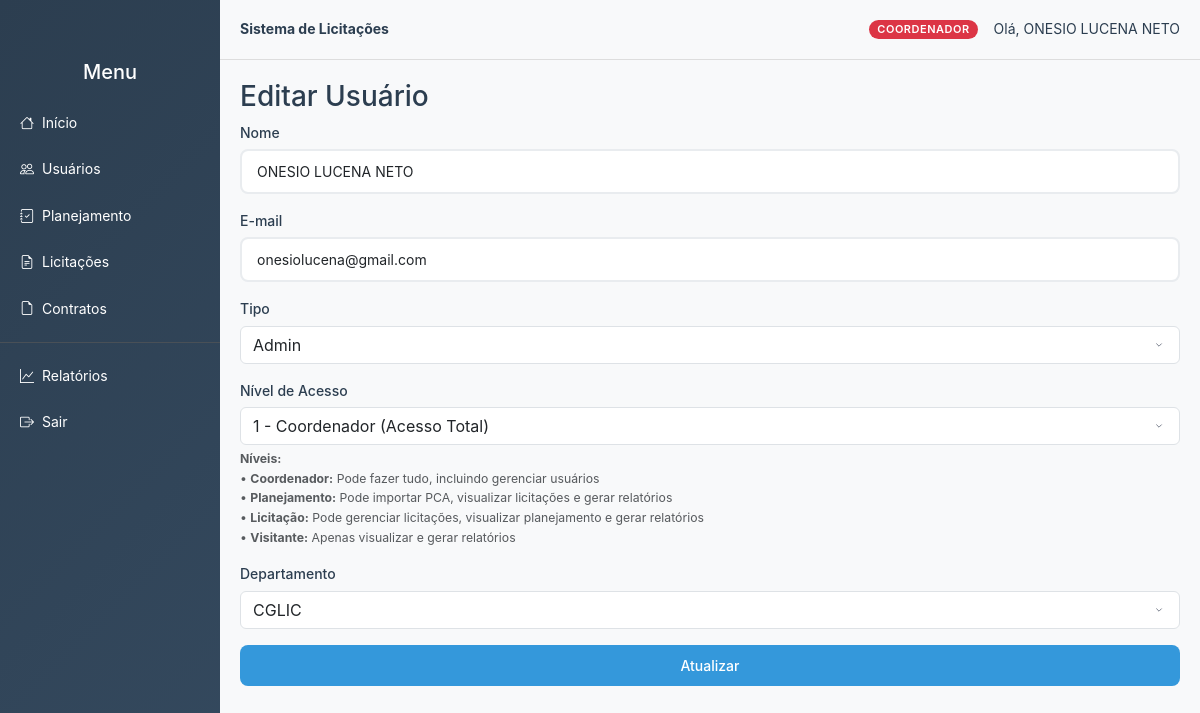
Screenshot of /public/usuarios/edit/2 (signed in) with the database file from the repository.
### tables this page shows
CREATE TABLE `usuarios` (
  `id` int(11) NOT NULL,
  `nome` varchar(255) NOT NULL,
  `email` varchar(255) NOT NULL,
  `senha` varchar(255) NOT NULL,
  `tipo_usuario` enum('admin','operador','visitante') DEFAULT 'visitante',
  `nivel_acesso` int(11) DEFAULT 4,
  `departamento` varchar(100) DEFAULT 'CGLIC',
  `ativo` tinyint(1) DEFAULT 1,
  `ultimo_login` timestamp NULL DEFAULT NULL,
  `criado_em` timestamp NOT NULL DEFAULT current_timestamp(),
  `atualizado_em` timestamp NOT NULL DEFAULT current_timestamp() ON UPDATE current_timestamp(),
  `data_criacao` timestamp NOT NULL DEFAULT current_timestamp()
);

### core/Controller.php (called while the page is built, shortened)
<?php
class Controller {
    protected function model($model) {
        return new $className();
    }
    public function view($view, $data = [], $title = '', $layout = 'template')
{
    extract($data);
    require_once __DIR__ . '/../app/views/_layouts/' . $layout . '.php';
}
}

### config/database.php (called while the page is built)
<?php
class Database {
    public static function connect() {
        $host = 'localhost';
        $db   = 'sistema_licitacao';
        $user = 'root';
        $pass = '';
        $charset = 'utf8mb4';
        $dsn = "mysql:host=$host;dbname=$db;charset=$charset";
        try {
            $pdo = new PDO($dsn, $user, $pass, [
                PDO::ATTR_ERRMODE => PDO::ERRMODE_EXCEPTION
            ]);
            return $pdo;
        } catch (PDOException $e) {
            die("Erro na conexão: " . $e->getMessage());
        }
    }
}

### core/Model.php (called while the page is built, shortened)
<?php
require_once __DIR__ . '/../config/database.php';
class Model {
    public function __construct() {
        $this->db = Database::connect();
    }
}

### app/models/UsuarioModel.php (called while the page is built, shortened)
<?php
class UsuarioModel extends Model
{
    public function buscarPorId(int $id): ?array
    {
        $stmt = $this->db->prepare("SELECT * FROM usuarios WHERE id = :id");
        $stmt->execute([':id' => $id]);
        return $stmt->fetch(PDO::FETCH_ASSOC) ?: null;
    }
}

### app/views/usuarios/edit.php (the view, shortened to what this page needs)
<h3>Editar Usuário</h3>
<?php if (!isset($usuario) || !$usuario): ?>
    <div class="alert alert-danger">Usuário não encontrado.</div>
<?php else: ?>
    <form method="POST" action="<?= BASE_URL ?>usuarios/edit/<?= $usuario['id'] ?>">
        <div class="mb-3">
            <label for="nome" class="form-label">Nome</label>
            <input type="text" class="form-control" id="nome" name="nome"
                value="<?= htmlspecialchars($usuario['nome']) ?>" required>
        </div>
        <div class="mb-3">
            <label for="email" class="form-label">E-mail</label>
            <input type="email" class="form-control" id="email" name="email"
                value="<?= htmlspecialchars($usuario['email']) ?>" required>
        </div>
        <div class="mb-3">
            <label for="tipo_usuario" class="form-label">Tipo</label>
            <select class="form-select" id="tipo_usuario" name="tipo_usuario" required>
                <option value="admin" <?= $usuario['tipo_usuario'] == 'admin' ? 'selected' : '' ?>>Admin</option>
            </select>
        </div>
        <div class="mb-3">
            <label for="nivel_acesso" class="form-label">Nível de Acesso</label>
            <select class="form-select" id="nivel_acesso" name="nivel_acesso" required>
                <option value="1" <?= ($usuario['nivel_acesso'] ?? 4) == 1 ? 'selected' : '' ?>>1 - Coordenador (Acesso Total)</option>
            </select>
            <div class="form-text">
                <strong>Níveis:</strong><br>
                • <strong>Coordenador:</strong> Pode fazer tudo, incluindo gerenciar usuários<br>
                • <strong>Planejamento:</strong> Pode importar PCA, visualizar licitações e gerar relatórios<br>
                • <strong>Licitação:</strong> Pode gerenciar licitações, visualizar planejamento e gerar relatórios<br>
                • <strong>Visitante:</strong> Apenas visualizar e gerar relatórios
            </div>
        </div>
        <div class="mb-3">
            <label for="departamento" class="form-label">Departamento</label>
            <select class="form-select" id="departamento" name="departamento" required>
                <option value="CGLIC" <?= $usuario['departamento'] == 'CGLIC' ? 'selected' : '' ?>>CGLIC</option>
            </select>
        </div>
        <div class="d-grid">
            <button type="submit" class="btn btn-primary">Atualizar</button>
        </div>
    </form>
<?php endif; ?>

### public/css/style.css (style rules this page uses)
:root { --primary-color: #3498db; --primary-dark: #2980b9; --secondary-color: #2c3e50; --success-color: #27ae60; --danger-color: #e74c3c; --warning-color: #f39c12; --info-color: #17a2b8; --light-gray: #f8f9fa; --medium-gray: #6c757d; --dark-gray: #343a40; --white: #ffffff; --shadow: 0 2px 4px rgba(0,0,0,0.1); --shadow-hover: 0 4px 8px rgba(0,0,0,0.15); --border-radius: 8px; --transition: all 0.3s ease; }
* { margin: 0; padding: 0; box-sizing: border-box; }
body { font-family: -apple-system, BlinkMacSystemFont, 'Segoe UI', Roboto, 'Helvetica Neue', Arial, sans-serif; font-size: 14px; line-height: 1.6; color: var(--secondary-color); background-color: var(--light-gray); }
.btn { display: inline-flex; align-items: center; justify-content: center; padding: 10px 20px; border: none; border-radius: var(--border-radius); font-size: 14px; font-weight: 500; text-decoration: none; cursor: pointer; transition: var(--transition); gap: 8px; }
.btn-primary { background: var(--primary-color); color: var(--white); }
.form-label { display: block; margin-bottom: 5px; font-weight: 500; color: var(--secondary-color); }
.form-control { width: 100%; padding: 10px 15px; border: 2px solid #e9ecef; border-radius: var(--border-radius); font-size: 14px; transition: var(--transition); }
.form-select { background-position: right 12px center; background-repeat: no-repeat; background-size: 16px 12px; padding-right: 40px; }
.mb-3 { margin-bottom: 30px; }

### app/views/_layouts/template.php (style rules this page uses)
body { min-height: 100vh; margin: 0; }

### rows the page displays
usuarios: nome "ONESIO LUCENA NETO", email "onesiolucena@gmail.com", tipo_usuario "Admin", nivel_acesso "1 - Coordenador (Acesso Total)", departamento "CGLIC"

### other values shown
$nomeNivel "COORDENADOR"
$_SESSION['usuario']['nome'] "ONESIO LUCENA NETO"
